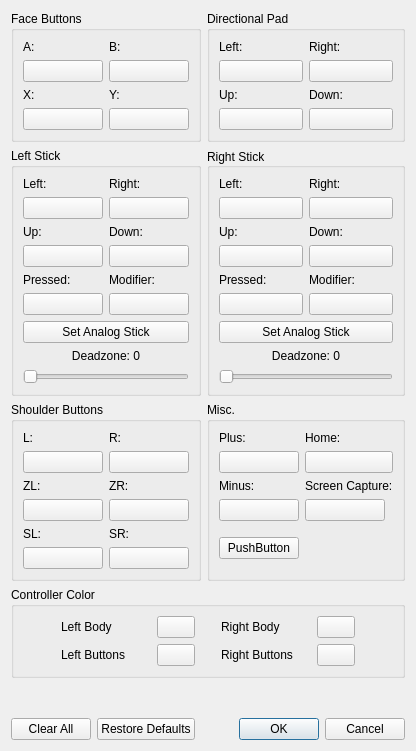
<?xml version="1.0" encoding="UTF-8"?>
<ui version="4.0">
 <class>ConfigureInputPlayer</class>
 <widget class="QDialog" name="ConfigureInputPlayer">
  <property name="geometry">
   <rect>
    <x>0</x>
    <y>0</y>
    <width>414</width>
    <height>751</height>
   </rect>
  </property>
  <property name="windowTitle">
   <string>Configure Input</string>
  </property>
  <layout class="QVBoxLayout" name="verticalLayout_5">
   <item>
    <layout class="QGridLayout" name="buttons">
     <item row="1" column="1">
      <widget class="QGroupBox" name="RStick">
       <property name="title">
        <string>Right Stick</string>
       </property>
       <property name="alignment">
        <set>Qt::AlignLeading|Qt::AlignLeft|Qt::AlignVCenter</set>
       </property>
       <property name="flat">
        <bool>false</bool>
       </property>
       <property name="checkable">
        <bool>false</bool>
       </property>
       <layout class="QGridLayout" name="gridLayout_5">
        <item row="1" column="1">
         <layout class="QVBoxLayout" name="buttonRStickDownVerticalLayout">
          <item>
           <layout class="QHBoxLayout" name="buttonRStickDownHorizontalLayout">
            <item>
             <widget class="QLabel" name="labelRStickDown">
              <property name="text">
               <string>Down:</string>
              </property>
             </widget>
            </item>
           </layout>
          </item>
          <item>
           <widget class="QPushButton" name="buttonRStickDown">
            <property name="text">
             <string/>
            </property>
           </widget>
          </item>
         </layout>
        </item>
        <item row="0" column="1">
         <layout class="QVBoxLayout" name="buttonRStickRightVerticalLayout">
          <item>
           <layout class="QHBoxLayout" name="buttonRStickRightHorizontalLayout">
            <item>
             <widget class="QLabel" name="labelRStickRight">
              <property name="text">
               <string>Right:</string>
              </property>
             </widget>
            </item>
           </layout>
          </item>
          <item>
           <widget class="QPushButton" name="buttonRStickRight">
            <property name="text">
             <string/>
            </property>
           </widget>
          </item>
         </layout>
        </item>
        <item row="3" column="0" colspan="2">
         <widget class="QPushButton" name="buttonRStickAnalog">
          <property name="text">
           <string>Set Analog Stick</string>
          </property>
         </widget>
        </item>
        <item row="0" column="0">
         <layout class="QVBoxLayout" name="buttonRStickLeftVerticalLayout">
          <item>
           <layout class="QHBoxLayout" name="buttonRStickLeftHorizontalLayout">
            <item>
             <widget class="QLabel" name="labelRStickLeft">
              <property name="text">
               <string>Left:</string>
              </property>
             </widget>
            </item>
           </layout>
          </item>
          <item>
           <widget class="QPushButton" name="buttonRStickLeft">
            <property name="text">
             <string/>
            </property>
           </widget>
          </item>
         </layout>
        </item>
        <item row="1" column="0">
         <layout class="QVBoxLayout" name="buttonRStickUpVerticalLayout">
          <item>
           <layout class="QHBoxLayout" name="buttonRStickUpHorizontalLayout">
            <item>
             <widget class="QLabel" name="labelRStickUp">
              <property name="text">
               <string>Up:</string>
              </property>
             </widget>
            </item>
           </layout>
          </item>
          <item>
           <widget class="QPushButton" name="buttonRStickUp">
            <property name="text">
             <string/>
            </property>
           </widget>
          </item>
         </layout>
        </item>
        <item row="2" column="0">
         <layout class="QVBoxLayout" name="buttonRStickPressedVerticalLayout">
          <item>
           <layout class="QHBoxLayout" name="buttonRStickPressedHorizontalLayout">
            <item>
             <widget class="QLabel" name="labelRStickPressed">
              <property name="text">
               <string>Pressed:</string>
              </property>
             </widget>
            </item>
           </layout>
          </item>
          <item>
           <widget class="QPushButton" name="buttonRStick">
            <property name="text">
             <string/>
            </property>
           </widget>
          </item>
         </layout>
        </item>
        <item row="2" column="1">
         <layout class="QVBoxLayout" name="buttonRStickModVerticalLayout">
          <item>
           <layout class="QHBoxLayout" name="buttonRStickModHorizontalLayout">
            <item>
             <widget class="QLabel" name="labelRStickMod">
              <property name="text">
               <string>Modifier:</string>
              </property>
             </widget>
            </item>
           </layout>
          </item>
          <item>
           <widget class="QPushButton" name="buttonRStickMod">
            <property name="text">
             <string/>
            </property>
           </widget>
          </item>
         </layout>
        </item>
        <item row="4" column="0" colspan="2">
         <layout class="QVBoxLayout" name="sliderRStickDeadzoneVerticalLayout">
          <item>
           <layout class="QHBoxLayout" name="sliderRStickDeadzoneHorizontalLayout">
            <item>
             <widget class="QLabel" name="labelRStickDeadzone">
              <property name="text">
               <string>Deadzone: 0</string>
              </property>
              <property name="alignment">
               <set>Qt::AlignHCenter</set>
              </property>
             </widget>
            </item>
           </layout>
          </item>
          <item>
           <widget class="QSlider" name="sliderRStickDeadzone">
            <property name="orientation">
             <enum>Qt::Horizontal</enum>
            </property>
           </widget>
          </item>
         </layout>
        </item>
        <item row="5" column="0">
         <spacer name="RStick_verticalSpacer">
          <property name="orientation">
           <enum>Qt::Vertical</enum>
          </property>
          <property name="sizeHint" stdset="0">
           <size>
            <width>0</width>
            <height>0</height>
           </size>
          </property>
         </spacer>
        </item>
       </layout>
      </widget>
     </item>
     <item row="0" column="1">
      <widget class="QGroupBox" name="Dpad">
       <property name="title">
        <string>Directional Pad</string>
       </property>
       <property name="flat">
        <bool>false</bool>
       </property>
       <property name="checkable">
        <bool>false</bool>
       </property>
       <layout class="QGridLayout" name="gridLayout_2">
        <item row="1" column="0">
         <layout class="QVBoxLayout" name="buttonDpadUpVerticalLayout">
          <item>
           <layout class="QHBoxLayout" name="buttonDpadUpHorizontalLayout">
            <item>
             <widget class="QLabel" name="labelDpadUp">
              <property name="text">
               <string>Up:</string>
              </property>
             </widget>
            </item>
           </layout>
          </item>
          <item>
           <widget class="QPushButton" name="buttonDpadUp">
            <property name="text">
             <string/>
            </property>
           </widget>
          </item>
         </layout>
        </item>
        <item row="1" column="1">
         <layout class="QVBoxLayout" name="buttonDpadDownVerticalLayout">
          <item>
           <layout class="QHBoxLayout" name="buttonDpadDownHorizontalLayout">
            <item>
             <widget class="QLabel" name="labelDpadDown">
              <property name="text">
               <string>Down:</string>
              </property>
             </widget>
            </item>
           </layout>
          </item>
          <item>
           <widget class="QPushButton" name="buttonDpadDown">
            <property name="text">
             <string/>
            </property>
           </widget>
          </item>
         </layout>
        </item>
        <item row="0" column="0">
         <layout class="QVBoxLayout" name="buttonDpadLeftVerticalLayout">
          <item>
           <layout class="QHBoxLayout" name="buttonDpadLeftHorizontalLayout">
            <item>
             <widget class="QLabel" name="labelDpadLeft">
              <property name="minimumSize">
               <size>
                <width>80</width>
                <height>0</height>
               </size>
              </property>
              <property name="text">
               <string>Left:</string>
              </property>
             </widget>
            </item>
           </layout>
          </item>
          <item>
           <widget class="QPushButton" name="buttonDpadLeft">
            <property name="text">
             <string/>
            </property>
           </widget>
          </item>
         </layout>
        </item>
        <item row="0" column="1">
         <layout class="QVBoxLayout" name="buttonDpadRightVerticalLayout">
          <item>
           <layout class="QHBoxLayout" name="buttonDpadRightHorizontalLayout">
            <item>
             <widget class="QLabel" name="labelDpadRight">
              <property name="minimumSize">
               <size>
                <width>80</width>
                <height>0</height>
               </size>
              </property>
              <property name="text">
               <string>Right:</string>
              </property>
             </widget>
            </item>
           </layout>
          </item>
          <item>
           <widget class="QPushButton" name="buttonDpadRight">
            <property name="text">
             <string/>
            </property>
           </widget>
          </item>
         </layout>
        </item>
       </layout>
      </widget>
     </item>
     <item row="0" column="0">
      <widget class="QGroupBox" name="faceButtons">
       <property name="title">
        <string>Face Buttons</string>
       </property>
       <property name="flat">
        <bool>false</bool>
       </property>
       <property name="checkable">
        <bool>false</bool>
       </property>
       <layout class="QGridLayout" name="gridLayout">
        <item row="0" column="0">
         <layout class="QVBoxLayout" name="buttonFaceButtonsAVerticalLayout">
          <item>
           <layout class="QHBoxLayout" name="buttonFaceButtonsAHorizontalLayout">
            <item>
             <widget class="QLabel" name="labelA">
              <property name="minimumSize">
               <size>
                <width>80</width>
                <height>0</height>
               </size>
              </property>
              <property name="text">
               <string>A:</string>
              </property>
             </widget>
            </item>
           </layout>
          </item>
          <item>
           <widget class="QPushButton" name="buttonA">
            <property name="text">
             <string/>
            </property>
           </widget>
          </item>
         </layout>
        </item>
        <item row="0" column="1">
         <layout class="QVBoxLayout" name="buttonFaceButtonsBVerticalLayout">
          <item>
           <layout class="QHBoxLayout" name="buttonFaceButtonsBHorizontalLayout">
            <item>
             <widget class="QLabel" name="labelB">
              <property name="minimumSize">
               <size>
                <width>80</width>
                <height>0</height>
               </size>
              </property>
              <property name="text">
               <string>B:</string>
              </property>
             </widget>
            </item>
           </layout>
          </item>
          <item>
           <widget class="QPushButton" name="buttonB">
            <property name="text">
             <string/>
            </property>
           </widget>
          </item>
         </layout>
        </item>
        <item row="1" column="0">
         <layout class="QVBoxLayout" name="buttonFaceButtonsXVerticalLayout">
          <item>
           <layout class="QHBoxLayout" name="buttonFaceButtonsXHorizontalLayout">
            <item>
             <widget class="QLabel" name="labelX">
              <property name="text">
               <string>X:</string>
              </property>
             </widget>
            </item>
           </layout>
          </item>
          <item>
           <widget class="QPushButton" name="buttonX">
            <property name="text">
             <string/>
            </property>
           </widget>
          </item>
         </layout>
        </item>
        <item row="1" column="1">
         <layout class="QVBoxLayout" name="buttonFaceButtonsYVerticalLayout">
          <item>
           <layout class="QHBoxLayout" name="buttonFaceButtonsYHorizontalLayout">
            <item>
             <widget class="QLabel" name="labelY">
              <property name="text">
               <string>Y:</string>
              </property>
             </widget>
            </item>
           </layout>
          </item>
          <item>
           <widget class="QPushButton" name="buttonY">
            <property name="text">
             <string/>
            </property>
           </widget>
          </item>
         </layout>
        </item>
       </layout>
      </widget>
     </item>
     <item row="5" column="0" colspan="2">
      <widget class="QGroupBox" name="controller_color">
       <property name="title">
        <string>Controller Color</string>
       </property>
       <layout class="QGridLayout" name="gridLayout_10" columnstretch="0,0,0,0,0,0,0">
        <item row="0" column="0">
         <spacer name="horizontalSpacer_2">
          <property name="orientation">
           <enum>Qt::Horizontal</enum>
          </property>
          <property name="sizeHint" stdset="0">
           <size>
            <width>40</width>
            <height>20</height>
           </size>
          </property>
         </spacer>
        </item>
        <item row="0" column="1">
         <widget class="QLabel" name="left_body_label">
          <property name="text">
           <string>Left Body</string>
          </property>
         </widget>
        </item>
        <item row="0" column="6">
         <spacer name="horizontalSpacer_3">
          <property name="orientation">
           <enum>Qt::Horizontal</enum>
          </property>
          <property name="sizeHint" stdset="0">
           <size>
            <width>40</width>
            <height>20</height>
           </size>
          </property>
         </spacer>
        </item>
        <item row="1" column="1">
         <widget class="QLabel" name="left_buttons_label">
          <property name="minimumSize">
           <size>
            <width>90</width>
            <height>0</height>
           </size>
          </property>
          <property name="text">
           <string>Left Buttons</string>
          </property>
         </widget>
        </item>
        <item row="1" column="5">
         <widget class="QPushButton" name="right_buttons_button">
          <property name="sizePolicy">
           <sizepolicy hsizetype="Fixed" vsizetype="Fixed">
            <horstretch>0</horstretch>
            <verstretch>0</verstretch>
           </sizepolicy>
          </property>
          <property name="minimumSize">
           <size>
            <width>32</width>
            <height>0</height>
           </size>
          </property>
          <property name="maximumSize">
           <size>
            <width>40</width>
            <height>16777215</height>
           </size>
          </property>
          <property name="text">
           <string/>
          </property>
         </widget>
        </item>
        <item row="0" column="4">
         <widget class="QLabel" name="right_body_label">
          <property name="text">
           <string>Right Body</string>
          </property>
         </widget>
        </item>
        <item row="1" column="4">
         <widget class="QLabel" name="right_buttons_label">
          <property name="minimumSize">
           <size>
            <width>90</width>
            <height>0</height>
           </size>
          </property>
          <property name="text">
           <string>Right Buttons</string>
          </property>
         </widget>
        </item>
        <item row="1" column="2">
         <widget class="QPushButton" name="left_buttons_button">
          <property name="sizePolicy">
           <sizepolicy hsizetype="Fixed" vsizetype="Fixed">
            <horstretch>0</horstretch>
            <verstretch>0</verstretch>
           </sizepolicy>
          </property>
          <property name="minimumSize">
           <size>
            <width>32</width>
            <height>0</height>
           </size>
          </property>
          <property name="maximumSize">
           <size>
            <width>40</width>
            <height>16777215</height>
           </size>
          </property>
          <property name="text">
           <string/>
          </property>
         </widget>
        </item>
        <item row="0" column="2">
         <widget class="QPushButton" name="left_body_button">
          <property name="sizePolicy">
           <sizepolicy hsizetype="Fixed" vsizetype="Fixed">
            <horstretch>0</horstretch>
            <verstretch>0</verstretch>
           </sizepolicy>
          </property>
          <property name="minimumSize">
           <size>
            <width>32</width>
            <height>0</height>
           </size>
          </property>
          <property name="maximumSize">
           <size>
            <width>40</width>
            <height>16777215</height>
           </size>
          </property>
          <property name="text">
           <string/>
          </property>
         </widget>
        </item>
        <item row="0" column="5">
         <widget class="QPushButton" name="right_body_button">
          <property name="sizePolicy">
           <sizepolicy hsizetype="Fixed" vsizetype="Fixed">
            <horstretch>0</horstretch>
            <verstretch>0</verstretch>
           </sizepolicy>
          </property>
          <property name="minimumSize">
           <size>
            <width>32</width>
            <height>0</height>
           </size>
          </property>
          <property name="maximumSize">
           <size>
            <width>40</width>
            <height>16777215</height>
           </size>
          </property>
          <property name="text">
           <string/>
          </property>
         </widget>
        </item>
        <item row="0" column="3">
         <spacer name="horizontalSpacer_4">
          <property name="orientation">
           <enum>Qt::Horizontal</enum>
          </property>
          <property name="sizeType">
           <enum>QSizePolicy::Fixed</enum>
          </property>
          <property name="sizeHint" stdset="0">
           <size>
            <width>20</width>
            <height>20</height>
           </size>
          </property>
         </spacer>
        </item>
       </layout>
      </widget>
     </item>
     <item row="1" column="0">
      <widget class="QGroupBox" name="LStick">
       <property name="title">
        <string>Left Stick</string>
       </property>
       <property name="flat">
        <bool>false</bool>
       </property>
       <property name="checkable">
        <bool>false</bool>
       </property>
       <layout class="QGridLayout" name="gridLayout_4">
        <item row="1" column="1">
         <layout class="QVBoxLayout" name="buttonLStickUpVerticalLayout">
          <item>
           <layout class="QHBoxLayout" name="buttonLStickUpHorizontalLayout">
            <item>
             <widget class="QLabel" name="labelLStickUp">
              <property name="text">
               <string>Up:</string>
              </property>
             </widget>
            </item>
           </layout>
          </item>
          <item>
           <widget class="QPushButton" name="buttonLStickUp">
            <property name="text">
             <string/>
            </property>
           </widget>
          </item>
         </layout>
        </item>
        <item row="0" column="2">
         <layout class="QVBoxLayout" name="buttonLStickRightVerticalLayout">
          <item>
           <layout class="QHBoxLayout" name="buttonLStickRightHorizontalLayout">
            <item>
             <widget class="QLabel" name="labelLStickRight">
              <property name="text">
               <string>Right:</string>
              </property>
             </widget>
            </item>
           </layout>
          </item>
          <item>
           <widget class="QPushButton" name="buttonLStickRight">
            <property name="text">
             <string/>
            </property>
           </widget>
          </item>
         </layout>
        </item>
        <item row="4" column="1" colspan="2">
         <widget class="QPushButton" name="buttonLStickAnalog">
          <property name="text">
           <string>Set Analog Stick</string>
          </property>
         </widget>
        </item>
        <item row="0" column="1">
         <layout class="QVBoxLayout" name="buttonLStickLeftVerticalLayout">
          <item>
           <layout class="QHBoxLayout" name="buttonLStickLeftHorizontalLayout_2">
            <item>
             <widget class="QLabel" name="labelLStickLeft">
              <property name="text">
               <string>Left:</string>
              </property>
             </widget>
            </item>
           </layout>
          </item>
          <item>
           <widget class="QPushButton" name="buttonLStickLeft">
            <property name="text">
             <string/>
            </property>
           </widget>
          </item>
         </layout>
        </item>
        <item row="1" column="2">
         <layout class="QVBoxLayout" name="buttonLStickDownVerticalLayout">
          <item>
           <layout class="QHBoxLayout" name="buttonLStickDownHorizontalLayout">
            <item>
             <widget class="QLabel" name="labelLStickDown">
              <property name="text">
               <string>Down:</string>
              </property>
             </widget>
            </item>
           </layout>
          </item>
          <item>
           <widget class="QPushButton" name="buttonLStickDown">
            <property name="text">
             <string/>
            </property>
           </widget>
          </item>
         </layout>
        </item>
        <item row="3" column="2">
         <layout class="QVBoxLayout" name="buttonLStickModVerticalLayout">
          <item>
           <layout class="QHBoxLayout" name="buttonLStickModHorizontalLayout">
            <item>
             <widget class="QLabel" name="labelLStickMod">
              <property name="text">
               <string>Modifier:</string>
              </property>
             </widget>
            </item>
           </layout>
          </item>
          <item>
           <widget class="QPushButton" name="buttonLStickMod">
            <property name="text">
             <string/>
            </property>
           </widget>
          </item>
         </layout>
        </item>
        <item row="3" column="1">
         <layout class="QVBoxLayout" name="buttonLStickPressedVerticalLayout" stretch="0,0">
          <item>
           <layout class="QHBoxLayout" name="buttonLStickPressedHorizontalLayout">
            <item>
             <widget class="QLabel" name="labelLStickPressed">
              <property name="text">
               <string>Pressed:</string>
              </property>
             </widget>
            </item>
           </layout>
          </item>
          <item>
           <widget class="QPushButton" name="buttonLStick">
            <property name="text">
             <string/>
            </property>
           </widget>
          </item>
         </layout>
        </item>
        <item row="5" column="1" colspan="2">
         <layout class="QVBoxLayout" name="sliderLStickDeadzoneVerticalLayout">
          <property name="sizeConstraint">
           <enum>QLayout::SetDefaultConstraint</enum>
          </property>
          <item>
           <layout class="QHBoxLayout" name="sliderLStickDeadzoneHorizontalLayout">
            <item>
             <widget class="QLabel" name="labelLStickDeadzone">
              <property name="text">
               <string>Deadzone: 0</string>
              </property>
              <property name="alignment">
               <set>Qt::AlignHCenter</set>
              </property>
             </widget>
            </item>
           </layout>
          </item>
          <item>
           <widget class="QSlider" name="sliderLStickDeadzone">
            <property name="orientation">
             <enum>Qt::Horizontal</enum>
            </property>
           </widget>
          </item>
         </layout>
        </item>
        <item row="6" column="1">
         <spacer name="LStick_verticalSpacer">
          <property name="orientation">
           <enum>Qt::Vertical</enum>
          </property>
          <property name="sizeHint" stdset="0">
           <size>
            <width>0</width>
            <height>0</height>
           </size>
          </property>
         </spacer>
        </item>
       </layout>
      </widget>
     </item>
     <item row="3" column="0">
      <widget class="QGroupBox" name="shoulderButtons">
       <property name="title">
        <string>Shoulder Buttons</string>
       </property>
       <property name="flat">
        <bool>false</bool>
       </property>
       <property name="checkable">
        <bool>false</bool>
       </property>
       <layout class="QGridLayout" name="gridLayout_3">
        <item row="0" column="0">
         <layout class="QVBoxLayout" name="buttonShoulderButtonsLVerticalLayout">
          <item>
           <layout class="QHBoxLayout" name="buttonShoulderButtonsLHorizontalLayout">
            <item>
             <widget class="QLabel" name="labelL">
              <property name="text">
               <string>L:</string>
              </property>
             </widget>
            </item>
           </layout>
          </item>
          <item>
           <widget class="QPushButton" name="buttonL">
            <property name="text">
             <string/>
            </property>
           </widget>
          </item>
         </layout>
        </item>
        <item row="0" column="1">
         <layout class="QVBoxLayout" name="buttonShoulderButtonsRVerticalLayout">
          <item>
           <layout class="QHBoxLayout" name="buttonShoulderButtonsRHorizontalLayout">
            <item>
             <widget class="QLabel" name="labelR">
              <property name="text">
               <string>R:</string>
              </property>
             </widget>
            </item>
           </layout>
          </item>
          <item>
           <widget class="QPushButton" name="buttonR">
            <property name="text">
             <string/>
            </property>
           </widget>
          </item>
         </layout>
        </item>
        <item row="1" column="0">
         <layout class="QVBoxLayout" name="buttonShoulderButtonsZLVerticalLayout">
          <item>
           <layout class="QHBoxLayout" name="buttonShoulderButtonsZLHorizontalLayout">
            <item>
             <widget class="QLabel" name="labelZL">
              <property name="text">
               <string>ZL:</string>
              </property>
             </widget>
            </item>
           </layout>
          </item>
          <item>
           <widget class="QPushButton" name="buttonZL">
            <property name="text">
             <string/>
            </property>
           </widget>
          </item>
         </layout>
        </item>
        <item row="1" column="1">
         <layout class="QVBoxLayout" name="buttonShoulderButtonsZRVerticalLayout">
          <item>
           <layout class="QHBoxLayout" name="buttonShoulderButtonsZRHorizontalLayout">
            <item>
             <widget class="QLabel" name="labelZR">
              <property name="text">
               <string>ZR:</string>
              </property>
             </widget>
            </item>
           </layout>
          </item>
          <item>
           <widget class="QPushButton" name="buttonZR">
            <property name="text">
             <string/>
            </property>
           </widget>
          </item>
         </layout>
        </item>
        <item row="2" column="0">
         <layout class="QVBoxLayout" name="buttonShoulderButtonsSLVerticalLayout">
          <item>
           <layout class="QHBoxLayout" name="buttonShoulderButtonsSLHorizontalLayout">
            <item>
             <widget class="QLabel" name="labelSL">
              <property name="text">
               <string>SL:</string>
              </property>
             </widget>
            </item>
           </layout>
          </item>
          <item>
           <widget class="QPushButton" name="buttonSL">
            <property name="text">
             <string/>
            </property>
           </widget>
          </item>
         </layout>
        </item>
        <item row="2" column="1">
         <layout class="QVBoxLayout" name="buttonShoulderButtonsSRVerticalLayout">
          <item>
           <layout class="QHBoxLayout" name="buttonShoulderButtonsSRHorizontalLayout">
            <item>
             <widget class="QLabel" name="labelSR">
              <property name="text">
               <string>SR:</string>
              </property>
             </widget>
            </item>
           </layout>
          </item>
          <item>
           <widget class="QPushButton" name="buttonSR">
            <property name="text">
             <string/>
            </property>
           </widget>
          </item>
         </layout>
        </item>
       </layout>
      </widget>
     </item>
     <item row="3" column="1">
      <widget class="QGroupBox" name="misc">
       <property name="title">
        <string>Misc.</string>
       </property>
       <property name="flat">
        <bool>false</bool>
       </property>
       <property name="checkable">
        <bool>false</bool>
       </property>
       <layout class="QGridLayout" name="gridLayout_6">
        <item row="1" column="0">
         <layout class="QVBoxLayout" name="buttonMiscMinusVerticalLayout">
          <item>
           <layout class="QHBoxLayout" name="buttonMiscMinusHorizontalLayout">
            <item>
             <widget class="QLabel" name="labelMinus">
              <property name="text">
               <string>Minus:</string>
              </property>
             </widget>
            </item>
           </layout>
          </item>
          <item>
           <widget class="QPushButton" name="buttonMinus">
            <property name="text">
             <string/>
            </property>
           </widget>
          </item>
         </layout>
        </item>
        <item row="0" column="0">
         <layout class="QVBoxLayout" name="buttonMiscPlusVerticalLayout">
          <item>
           <layout class="QHBoxLayout" name="buttonMiscPlusHorizontalLayout">
            <item>
             <widget class="QLabel" name="labelPlus">
              <property name="text">
               <string>Plus:</string>
              </property>
             </widget>
            </item>
           </layout>
          </item>
          <item>
           <widget class="QPushButton" name="buttonPlus">
            <property name="text">
             <string/>
            </property>
           </widget>
          </item>
         </layout>
        </item>
        <item row="1" column="1">
         <layout class="QVBoxLayout" name="buttonMiscScrCapVerticalLayout">
          <item>
           <layout class="QHBoxLayout" name="buttonMiscScrCapHorizontalLayout">
            <item>
             <widget class="QLabel" name="labelScreenshot">
              <property name="text">
               <string>Screen Capture:</string>
              </property>
              <property name="wordWrap">
               <bool>false</bool>
              </property>
             </widget>
            </item>
           </layout>
          </item>
          <item>
           <widget class="QPushButton" name="buttonScreenshot">
            <property name="sizePolicy">
             <sizepolicy hsizetype="Fixed" vsizetype="Fixed">
              <horstretch>0</horstretch>
              <verstretch>0</verstretch>
             </sizepolicy>
            </property>
            <property name="maximumSize">
             <size>
              <width>80</width>
              <height>16777215</height>
             </size>
            </property>
            <property name="text">
             <string/>
            </property>
           </widget>
          </item>
         </layout>
        </item>
        <item row="0" column="1">
         <layout class="QVBoxLayout" name="buttonMiscHomeVerticalLayout">
          <item>
           <layout class="QHBoxLayout" name="buttonMiscHomeHorizontalLayout">
            <item>
             <widget class="QLabel" name="labelHome">
              <property name="text">
               <string>Home:</string>
              </property>
             </widget>
            </item>
           </layout>
          </item>
          <item>
           <widget class="QPushButton" name="buttonHome">
            <property name="text">
             <string/>
            </property>
           </widget>
          </item>
         </layout>
        </item>
        <item row="3" column="1">
         <spacer name="verticalSpacer_2">
          <property name="orientation">
           <enum>Qt::Vertical</enum>
          </property>
          <property name="sizeHint" stdset="0">
           <size>
            <width>20</width>
            <height>40</height>
           </size>
          </property>
         </spacer>
        </item>
        <item row="3" column="0">
         <widget class="QPushButton" name="buttonRumble">
          <property name="text">
           <string>PushButton</string>
          </property>
         </widget>
        </item>
       </layout>
      </widget>
     </item>
    </layout>
   </item>
   <item>
    <spacer name="verticalSpacer">
     <property name="orientation">
      <enum>Qt::Vertical</enum>
     </property>
     <property name="sizeHint" stdset="0">
      <size>
       <width>20</width>
       <height>40</height>
      </size>
     </property>
    </spacer>
   </item>
   <item>
    <layout class="QHBoxLayout" name="horizontalLayout"/>
   </item>
   <item>
    <layout class="QHBoxLayout" name="horizontalLayout_2">
     <item>
      <widget class="QPushButton" name="buttonClearAll">
       <property name="sizePolicy">
        <sizepolicy hsizetype="Minimum" vsizetype="Fixed">
         <horstretch>0</horstretch>
         <verstretch>0</verstretch>
        </sizepolicy>
       </property>
       <property name="sizeIncrement">
        <size>
         <width>0</width>
         <height>0</height>
        </size>
       </property>
       <property name="baseSize">
        <size>
         <width>0</width>
         <height>0</height>
        </size>
       </property>
       <property name="layoutDirection">
        <enum>Qt::LeftToRight</enum>
       </property>
       <property name="text">
        <string>Clear All</string>
       </property>
      </widget>
     </item>
     <item>
      <widget class="QPushButton" name="buttonRestoreDefaults">
       <property name="sizePolicy">
        <sizepolicy hsizetype="Minimum" vsizetype="Fixed">
         <horstretch>0</horstretch>
         <verstretch>0</verstretch>
        </sizepolicy>
       </property>
       <property name="sizeIncrement">
        <size>
         <width>0</width>
         <height>0</height>
        </size>
       </property>
       <property name="baseSize">
        <size>
         <width>0</width>
         <height>0</height>
        </size>
       </property>
       <property name="layoutDirection">
        <enum>Qt::LeftToRight</enum>
       </property>
       <property name="text">
        <string>Restore Defaults</string>
       </property>
      </widget>
     </item>
     <item>
      <spacer name="horizontalSpacer">
       <property name="orientation">
        <enum>Qt::Horizontal</enum>
       </property>
       <property name="sizeHint" stdset="0">
        <size>
         <width>40</width>
         <height>20</height>
        </size>
       </property>
      </spacer>
     </item>
     <item>
      <widget class="QDialogButtonBox" name="buttonBox">
       <property name="standardButtons">
        <set>QDialogButtonBox::Cancel|QDialogButtonBox::Ok</set>
       </property>
      </widget>
     </item>
    </layout>
   </item>
  </layout>
 </widget>
 <resources/>
 <connections>
  <connection>
   <sender>buttonBox</sender>
   <signal>accepted()</signal>
   <receiver>ConfigureInputPlayer</receiver>
   <slot>accept()</slot>
   <hints>
    <hint type="sourcelabel">
     <x>371</x>
     <y>730</y>
    </hint>
    <hint type="destinationlabel">
     <x>229</x>
     <y>375</y>
    </hint>
   </hints>
  </connection>
  <connection>
   <sender>buttonBox</sender>
   <signal>rejected()</signal>
   <receiver>ConfigureInputPlayer</receiver>
   <slot>reject()</slot>
   <hints>
    <hint type="sourcelabel">
     <x>371</x>
     <y>730</y>
    </hint>
    <hint type="destinationlabel">
     <x>229</x>
     <y>375</y>
    </hint>
   </hints>
  </connection>
 </connections>
</ui>
